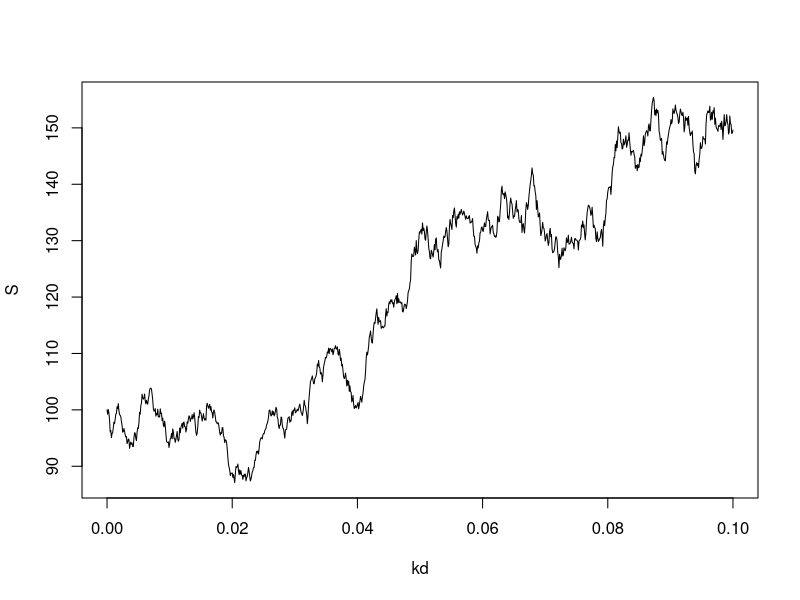

Recreate this plot in R.
## Лабораторная работа №6

# 1. Замоделировать процесс (10) для 𝑆0 = 100, 𝑎 = 0.5, 𝜎 = 0.8,
# √ ∆ = 0.01,𝑘 = 0,1,...,10^3.

n = 1000
d = 0.0001
i = 0:n
kd = d*i
a = 0.5; sig = 0.8

S = array(dim=n+1)
S[1] = 100
B = array(dim=n+1)
B[1] = 0

for(i in 2:(n+1)) {
  B[i] = B[i-1] + rnorm(1,0,0.01) 
  S[i] = S[1]*exp((a-sig^2/2)*(i)*d+sig*B[i])
}
plot(kd,S,type='l')

# 2. Рассчитать оценки параметров броуновского движения (𝑎,𝜎^2)
# по наблюдениям процесса {𝑆𝑘∆}𝑘≥1.

X = array(dim=n)

for(i in 1:n)
  X[i] = log(S[i+1]) - log(S[i])

m_est = mean(X)
sigB2_est = var(X)*(n-1)/n

sig2_est = sigB2_est/d
a_est = m_est/d + sig2_est/2

sig_est = sqrt(sig2_est)

# оценки параметров броуновского движения (a, 𝜎^2): 
a_est; sig2_est
